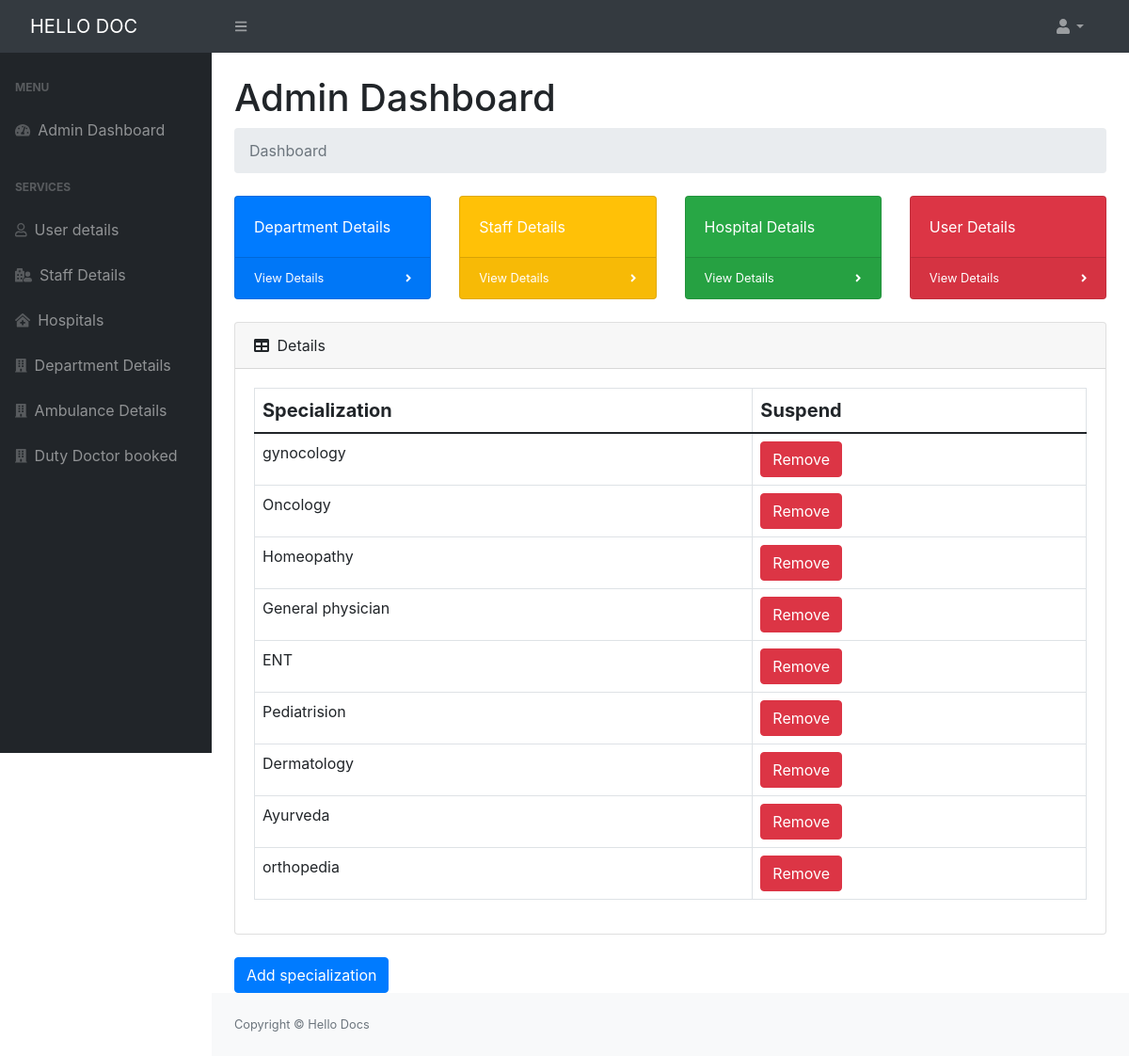
Page /department.php (signed in) on the committed database.
### tables this page shows
CREATE TABLE `specialization` (
  `specialization_id` int(100) NOT NULL,
  `specialization` varchar(1000) DEFAULT NULL,
  `creation_date` timestamp(6) NOT NULL DEFAULT current_timestamp(6),
  `updation_date` timestamp(6) NULL DEFAULT NULL ON UPDATE current_timestamp(6),
  `specialization_status` int(11) NOT NULL DEFAULT 1
);

### department.php (the view, shortened to what this page needs)
<?php
if ($_SESSION["hellodocsession"] == session_id()) {
?>
    <!DOCTYPE html>
    <html lang="en">
    <head>
        <link href="https://cdn.jsdelivr.net/npm/simple-datatables@latest/dist/style.css" rel="stylesheet" />
        <link href="css/styles.css" rel="stylesheet" />
        <link rel="stylesheet" href="https://cdn.jsdelivr.net/npm/bootstrap@4.6.0/dist/css/bootstrap.min.css">
    </head>
    <body class="sb-nav-fixed">
        <nav class="sb-topnav navbar navbar-expand navbar-dark bg-dark">
            <a class="navbar-brand ps-3" href="index.html">HELLO DOC</a>
            <button class="btn btn-link btn-sm order-1 order-lg-0 me-4 me-lg-0" id="sidebarToggle" href="#!"><i class="fas fa-bars"></i></button>
            <ul class="navbar-nav ms-auto ms-md-0 me-3 me-lg-4">
                <li class="nav-item dropdown">
                    <a class="nav-link dropdown-toggle" id="navbarDropdown" href="#" role="button" data-bs-toggle="dropdown" aria-expanded="false"><i class="fas fa-user fa-fw"></i></a>
                </li>
            </ul>
        </nav>
        <div id="layoutSidenav">
            <div id="layoutSidenav_nav">
                <nav class="sb-sidenav accordion sb-sidenav-dark" id="sidenavAccordion">
                    <div class="sb-sidenav-menu">
                        <div class="nav">
                            <div class="sb-sidenav-menu-heading">Menu</div>
                            <a class="nav-link" href="/hellodoc/admin.php">
                                <div class="sb-nav-link-icon"><i class="fas fa-tachometer-alt"></i></div>
                                Admin Dashboard
                            </a>
                            <div class="sb-sidenav-menu-heading">Services</div>
                            <a class="nav-link" href="/hellodoc/admin.php">
                                <div class="sb-nav-link-icon"><i class="far fa-user"></i></div>
                                User details
                            </a>
                            <a class="nav-link" href="/hellodoc/staff.php">
                                <div class="sb-nav-link-icon"><i class="fas fa-hospital-user"></i></div>
                                Staff Details
                            </a>
                            <a class="nav-link" href="/hellodoc/hospital.php">
                                <div class="sb-nav-link-icon"><i class="fas fa-clinic-medical"></i></div>
                                Hospitals
                            </a>
                            <a class="nav-link" href="/hellodoc/department.php">
                                <div class="sb-nav-link-icon"><i class="fas fa-building"></i></div>
                                Department Details
                            </a>
                            <a class="nav-link" href="/hellodoc/ambubooking.php">
                                <div class="sb-nav-link-icon"><i class="fas fa-building"></i></div>
                                Ambulance Details
                            </a>
                            <a class="nav-link" href="/hellodoc/ducbook.php">
                                <div class="sb-nav-link-icon"><i class="fas fa-building"></i></div>
                                Duty Doctor booked
                            </a>
                        </div>
                    </div>
                </nav>
            </div>
            <div id="layoutSidenav_content">
                <main>
                    <div class="container-fluid px-4">
                        <h1 class="mt-4">Admin Dashboard</h1>
                        <ol class="breadcrumb mb-4">
                            <li class="breadcrumb-item active"> Dashboard</li>
                        </ol>
                        <div class="row">
                            <div class="col-xl-3 col-md-6">
                                <div class="card bg-primary text-white mb-4">
                                    <div class="card-body">Department Details</div>
                                    <div class="card-footer d-flex align-items-center justify-content-between">
                                        <a class="small text-white stretched-link" href="/hellodoc/department.php">View Details</a>
                                        <div class="small text-white"><i class="fas fa-angle-right"></i></div>
                                    </div>
                                </div>
                            </div>
                            <div class="col-xl-3 col-md-6">
                                <div class="card bg-warning text-white mb-4">
                                    <div class="card-body">Staff Details</div>
                                    <div class="card-footer d-flex align-items-center justify-content-between">
                                        <a class="small text-white stretched-link" href="/hellodoc/staff.php">View Details</a>
                                        <div class="small text-white"><i class="fas fa-angle-right"></i></div>
                                    </div>
                                </div>
                            </div>
                            <div class="col-xl-3 col-md-6">
                                <div class="card bg-success text-white mb-4">
                                    <div class="card-body">Hospital Details</div>
                                    <div class="card-footer d-flex align-items-center justify-content-between">
                                        <a class="small text-white stretched-link" href="/hellodoc/hospital.php">View Details</a>
                                        <div class="small text-white"><i class="fas fa-angle-right"></i></div>
                                    </div>
                                </div>
                            </div>
                            <div class="col-xl-3 col-md-6">
                                <div class="card bg-danger text-white mb-4">
                                    <div class="card-body">User Details</div>
                                    <div class="card-footer d-flex align-items-center justify-content-between">
                                        <a class="small text-white stretched-link" href="/hellodoc/admin.php">View Details</a>
                                        <div class="small text-white"><i class="fas fa-angle-right"></i></div>
                                    </div>
                                </div>
                            </div>
                        </div>
                        <div class="card mb-4">
                            <div class="card-header">
                                <i class="fas fa-table me-1"></i>
                                Details
                            </div>
                            <div class="card-body">
                                <div class="dataTable-wrapper dataTable-loading no-footer sortable searchable fixed-columns">
                                    <div class="dataTable-container">
                                        <table id="datatablesSimple" class="dataTable-table">
                                            <thead>
                                                <tr>
                                                    <th>Specialization</th>
                                                    <th>Suspend</th>
                                                </tr>
                                            <tbody>
                                                <?php
                                                include('./cred/connect.php');
                                                $sql = "SELECT * from specialization";
                                                $sqlRes = mysqli_query($connect, $sql);
                                                while ($row = mysqli_fetch_assoc($sqlRes)) {
                                                    echo "  <tr>
                                            <td>" . $row['specialization'] . "</td>";
                                                    if ($row['specialization_status'] == 1) {
                                                        echo ("
                                            <td><form action='#' method='post'><button type='submit' class='btn btn-danger' name='delte' value=" . $row['specialization_id'] . ">Remove</button></form></td></tr>
                                            ");
                                                    } else {
                                                        echo ("
                                            <td><form action='#' method='post'><button type='submit' class='btn btn-success' name='act' value=" . $row['specialization_id'] . ">Activate</button></form></td></tr>
                                            ");
                                                    }
                                                }
                                                ?>
                                            </tbody>
                                        </table>
                                    </div>
                                </div>
                            </div>
                        </div>
                    </div>
                    <button type="button" class="btn btn-primary ml-4" data-toggle="modal" data-target="#exampleModal">
                        Add specialization
                    </button>
                </main>
                <footer class="py-4 bg-light mt-auto">
                    <div class="container-fluid px-4">
                        <div class="d-flex align-items-center justify-content-between small">
                            <div class="text-muted">Copyright &copy; Hello Docs</div>
                        </div>
                    </div>
                </footer>
            </div>
        </div>
    </body>
    </html>
<?php
} else {
    header('location:auth/index.php');
}
?>

### rows in the picture
specialization: specialization "gynocology", $row['specialization_id'] 2 (drawn)
specialization: specialization "Oncology", $row['specialization_id'] 5 (drawn)
specialization: specialization "Homeopathy", $row['specialization_id'] 6 (drawn)
specialization: specialization "General physician", $row['specialization_id'] 7 (drawn)
specialization: specialization "ENT", $row['specialization_id'] 8 (drawn)
specialization: specialization "Pediatrision", $row['specialization_id'] 9 (drawn)
specialization: specialization "Dermatology", $row['specialization_id'] 10 (drawn)
specialization: specialization "Ayurveda", $row['specialization_id'] 11 (drawn)
specialization: specialization "orthopedia", $row['specialization_id'] 12 (drawn)
